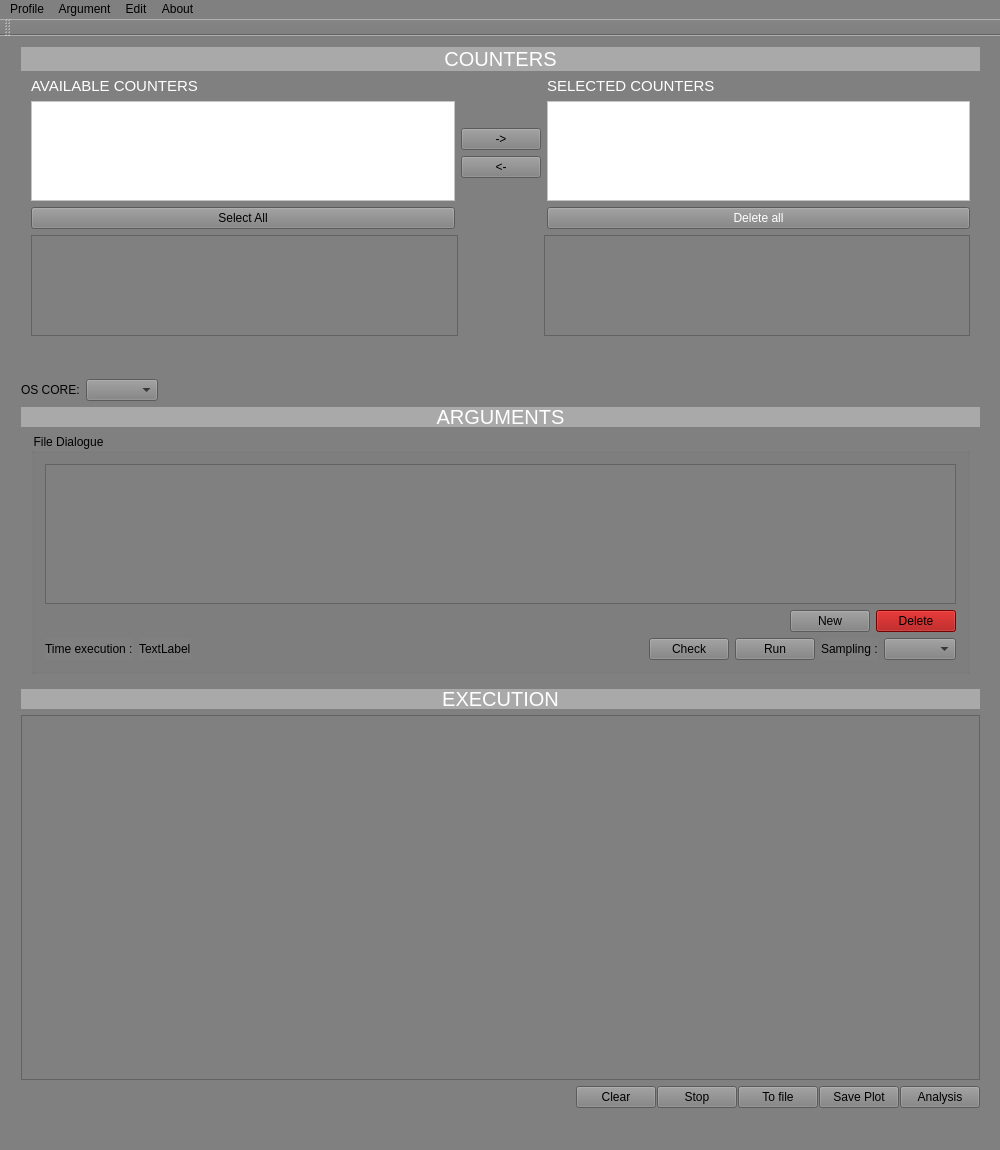
<?xml version="1.0" encoding="UTF-8"?>
<ui version="4.0">
 <class>MainWindow</class>
 <widget class="QMainWindow" name="MainWindow">
  <property name="enabled">
   <bool>true</bool>
  </property>
  <property name="geometry">
   <rect>
    <x>0</x>
    <y>0</y>
    <width>1000</width>
    <height>1150</height>
   </rect>
  </property>
  <property name="minimumSize">
   <size>
    <width>800</width>
    <height>1010</height>
   </size>
  </property>
  <property name="maximumSize">
   <size>
    <width>1000</width>
    <height>1150</height>
   </size>
  </property>
  <property name="windowTitle">
   <string>MainWindow</string>
  </property>
  <property name="styleSheet">
   <string notr="true">background-color:grey</string>
  </property>
  <widget class="QWidget" name="centralWidget">
   <property name="minimumSize">
    <size>
     <width>800</width>
     <height>949</height>
    </size>
   </property>
   <property name="maximumSize">
    <size>
     <width>1000</width>
     <height>1150</height>
    </size>
   </property>
   <widget class="QWidget" name="layoutWidget">
    <property name="geometry">
     <rect>
      <x>10</x>
      <y>0</y>
      <width>981</width>
      <height>331</height>
     </rect>
    </property>
    <layout class="QVBoxLayout" name="verticalLayout_6">
     <property name="spacing">
      <number>0</number>
     </property>
     <property name="sizeConstraint">
      <enum>QLayout::SetDefaultConstraint</enum>
     </property>
     <item>
      <layout class="QVBoxLayout" name="verticalLayout_5">
       <item>
        <layout class="QVBoxLayout" name="verticalLayout_4">
         <item>
          <widget class="QLabel" name="label">
           <property name="styleSheet">
            <string notr="true">color: white;
font: bold large &quot;Time New Roman&quot;; 
font-size: 20px;
background-color:darkgrey;

</string>
           </property>
           <property name="text">
            <string>COUNTERS</string>
           </property>
           <property name="alignment">
            <set>Qt::AlignCenter</set>
           </property>
          </widget>
         </item>
         <item>
          <layout class="QHBoxLayout" name="horizontalLayout">
           <item>
            <spacer name="horizontalSpacer_11">
             <property name="orientation">
              <enum>Qt::Horizontal</enum>
             </property>
             <property name="sizeType">
              <enum>QSizePolicy::Maximum</enum>
             </property>
             <property name="sizeHint" stdset="0">
              <size>
               <width>10</width>
               <height>20</height>
              </size>
             </property>
            </spacer>
           </item>
           <item>
            <layout class="QVBoxLayout" name="verticalLayout_3">
             <item>
              <widget class="QLabel" name="label_2">
               <property name="styleSheet">
                <string notr="true">color:white; font: bold large &quot;Time New Roman&quot;; font-size: 15px;</string>
               </property>
               <property name="text">
                <string>AVAILABLE COUNTERS</string>
               </property>
              </widget>
             </item>
             <item>
              <widget class="QListWidget" name="listWidget_Available">
               <property name="styleSheet">
                <string notr="true">background-color:white;
color: black;
font: bold large &quot;Time New Roman&quot;;
border-width : 5px; 
border-color : black;
</string>
               </property>
              </widget>
             </item>
             <item>
              <widget class="QPushButton" name="pushButton_all">
               <property name="text">
                <string>Select All</string>
               </property>
              </widget>
             </item>
            </layout>
           </item>
           <item>
            <layout class="QVBoxLayout" name="verticalLayout">
             <item>
              <spacer name="verticalSpacer_2">
               <property name="orientation">
                <enum>Qt::Vertical</enum>
               </property>
               <property name="sizeHint" stdset="0">
                <size>
                 <width>20</width>
                 <height>40</height>
                </size>
               </property>
              </spacer>
             </item>
             <item>
              <widget class="QPushButton" name="pushButton_add">
               <property name="text">
                <string>-&gt;</string>
               </property>
              </widget>
             </item>
             <item>
              <widget class="QPushButton" name="pushButton_delete">
               <property name="text">
                <string>&lt;-</string>
               </property>
              </widget>
             </item>
             <item>
              <spacer name="verticalSpacer">
               <property name="orientation">
                <enum>Qt::Vertical</enum>
               </property>
               <property name="sizeHint" stdset="0">
                <size>
                 <width>20</width>
                 <height>40</height>
                </size>
               </property>
              </spacer>
             </item>
            </layout>
           </item>
           <item>
            <layout class="QVBoxLayout" name="verticalLayout_2">
             <item>
              <widget class="QLabel" name="label_3">
               <property name="styleSheet">
                <string notr="true">color:white; font: bold large &quot;Time New Roman&quot;; font-size: 15px;</string>
               </property>
               <property name="text">
                <string>SELECTED COUNTERS</string>
               </property>
              </widget>
             </item>
             <item>
              <widget class="QListWidget" name="listWidget_selected">
               <property name="styleSheet">
                <string notr="true">background-color:white;
color: darkblue;
font: bold large &quot;Time New Roman&quot;;
</string>
               </property>
              </widget>
             </item>
             <item>
              <widget class="QPushButton" name="pushButton_delete_all">
               <property name="styleSheet">
                <string notr="true">color:white; font:  &quot;Time New Roman&quot;; </string>
               </property>
               <property name="text">
                <string>Delete all</string>
               </property>
              </widget>
             </item>
            </layout>
           </item>
           <item>
            <spacer name="horizontalSpacer_5">
             <property name="orientation">
              <enum>Qt::Horizontal</enum>
             </property>
             <property name="sizeType">
              <enum>QSizePolicy::Maximum</enum>
             </property>
             <property name="sizeHint" stdset="0">
              <size>
               <width>10</width>
               <height>20</height>
              </size>
             </property>
            </spacer>
           </item>
          </layout>
         </item>
        </layout>
       </item>
       <item>
        <layout class="QHBoxLayout" name="horizontalLayout_2">
         <item>
          <spacer name="horizontalSpacer_10">
           <property name="orientation">
            <enum>Qt::Horizontal</enum>
           </property>
           <property name="sizeType">
            <enum>QSizePolicy::Maximum</enum>
           </property>
           <property name="sizeHint" stdset="0">
            <size>
             <width>10</width>
             <height>20</height>
            </size>
           </property>
          </spacer>
         </item>
         <item>
          <widget class="QPlainTextEdit" name="plainTextEdit_Available_Counters"/>
         </item>
         <item>
          <spacer name="horizontalSpacer_2">
           <property name="orientation">
            <enum>Qt::Horizontal</enum>
           </property>
           <property name="sizeType">
            <enum>QSizePolicy::Maximum</enum>
           </property>
           <property name="sizeHint" stdset="0">
            <size>
             <width>80</width>
             <height>20</height>
            </size>
           </property>
          </spacer>
         </item>
         <item>
          <widget class="QPlainTextEdit" name="plainTextEdit_Selected_Counters"/>
         </item>
         <item>
          <spacer name="horizontalSpacer_7">
           <property name="orientation">
            <enum>Qt::Horizontal</enum>
           </property>
           <property name="sizeType">
            <enum>QSizePolicy::Maximum</enum>
           </property>
           <property name="sizeHint" stdset="0">
            <size>
             <width>10</width>
             <height>20</height>
            </size>
           </property>
          </spacer>
         </item>
        </layout>
       </item>
      </layout>
     </item>
     <item>
      <spacer name="horizontalSpacer_4">
       <property name="orientation">
        <enum>Qt::Horizontal</enum>
       </property>
       <property name="sizeHint" stdset="0">
        <size>
         <width>40</width>
         <height>20</height>
        </size>
       </property>
      </spacer>
     </item>
     <item>
      <layout class="QHBoxLayout" name="horizontalLayout_6"/>
     </item>
    </layout>
   </widget>
   <widget class="QWidget" name="layoutWidget">
    <property name="geometry">
     <rect>
      <x>10</x>
      <y>332</y>
      <width>981</width>
      <height>337</height>
     </rect>
    </property>
    <layout class="QVBoxLayout" name="verticalLayout_15">
     <item>
      <layout class="QHBoxLayout" name="horizontalLayout_7">
       <item>
        <widget class="QLabel" name="label_6">
         <property name="text">
          <string>OS CORE:</string>
         </property>
        </widget>
       </item>
       <item>
        <widget class="QComboBox" name="comboBox_core"/>
       </item>
       <item>
        <spacer name="horizontalSpacer_14">
         <property name="orientation">
          <enum>Qt::Horizontal</enum>
         </property>
         <property name="sizeHint" stdset="0">
          <size>
           <width>40</width>
           <height>20</height>
          </size>
         </property>
        </spacer>
       </item>
      </layout>
     </item>
     <item>
      <widget class="QLabel" name="label_4">
       <property name="maximumSize">
        <size>
         <width>16777215</width>
         <height>20</height>
        </size>
       </property>
       <property name="styleSheet">
        <string notr="true">color: white;
font: bold large &quot;Time New Roman&quot;; 
font-size: 20px;
background-color:darkgrey;</string>
       </property>
       <property name="text">
        <string>ARGUMENTS</string>
       </property>
       <property name="alignment">
        <set>Qt::AlignCenter</set>
       </property>
      </widget>
     </item>
     <item>
      <layout class="QHBoxLayout" name="horizontalLayout_13">
       <item>
        <spacer name="horizontalSpacer_9">
         <property name="orientation">
          <enum>Qt::Horizontal</enum>
         </property>
         <property name="sizeType">
          <enum>QSizePolicy::Maximum</enum>
         </property>
         <property name="sizeHint" stdset="0">
          <size>
           <width>10</width>
           <height>20</height>
          </size>
         </property>
        </spacer>
       </item>
       <item>
        <widget class="QGroupBox" name="groupBox">
         <property name="title">
          <string>File Dialogue</string>
         </property>
         <layout class="QVBoxLayout" name="verticalLayout_8">
          <item>
           <layout class="QVBoxLayout" name="verticalLayout_7">
            <item>
             <widget class="QTableWidget" name="tableWidget"/>
            </item>
            <item>
             <layout class="QHBoxLayout" name="horizontalLayout_4">
              <item>
               <layout class="QHBoxLayout" name="horizontalLayout_3">
                <item>
                 <spacer name="horizontalSpacer_12">
                  <property name="orientation">
                   <enum>Qt::Horizontal</enum>
                  </property>
                  <property name="sizeHint" stdset="0">
                   <size>
                    <width>40</width>
                    <height>20</height>
                   </size>
                  </property>
                 </spacer>
                </item>
                <item>
                 <widget class="QPushButton" name="pushButton_File_Dialogue_New">
                  <property name="styleSheet">
                   <string notr="true">color:black; font: bold large &quot;Time New Roman&quot;;
</string>
                  </property>
                  <property name="text">
                   <string>New</string>
                  </property>
                 </widget>
                </item>
                <item>
                 <widget class="QPushButton" name="pushButton_File_Dialogue_Delete">
                  <property name="styleSheet">
                   <string notr="true">color:black; font: bold large &quot;Time New Roman&quot;;
background-color: rgb(164, 0, 0);</string>
                  </property>
                  <property name="text">
                   <string>Delete</string>
                  </property>
                 </widget>
                </item>
               </layout>
              </item>
             </layout>
            </item>
           </layout>
          </item>
          <item>
           <spacer name="verticalSpacer_3">
            <property name="orientation">
             <enum>Qt::Vertical</enum>
            </property>
            <property name="sizeHint" stdset="0">
             <size>
              <width>20</width>
              <height>40</height>
             </size>
            </property>
           </spacer>
          </item>
          <item>
           <layout class="QHBoxLayout" name="horizontalLayout_5">
            <item>
             <widget class="QLabel" name="label_8">
              <property name="text">
               <string>Time execution :</string>
              </property>
             </widget>
            </item>
            <item>
             <widget class="QLabel" name="label_time_exec">
              <property name="text">
               <string>TextLabel</string>
              </property>
             </widget>
            </item>
            <item>
             <spacer name="horizontalSpacer_13">
              <property name="orientation">
               <enum>Qt::Horizontal</enum>
              </property>
              <property name="sizeHint" stdset="0">
               <size>
                <width>40</width>
                <height>20</height>
               </size>
              </property>
             </spacer>
            </item>
            <item>
             <widget class="QPushButton" name="pushButton_Arguments_Check">
              <property name="text">
               <string>Check</string>
              </property>
             </widget>
            </item>
            <item>
             <widget class="QPushButton" name="pushButton_Arguments_Run">
              <property name="text">
               <string>Run</string>
              </property>
             </widget>
            </item>
            <item>
             <layout class="QHBoxLayout" name="horizontalLayout_9">
              <item>
               <widget class="QLabel" name="label_7">
                <property name="text">
                 <string>Sampling :</string>
                </property>
               </widget>
              </item>
              <item>
               <widget class="QComboBox" name="comboBox"/>
              </item>
             </layout>
            </item>
           </layout>
          </item>
         </layout>
        </widget>
       </item>
       <item>
        <layout class="QVBoxLayout" name="verticalLayout_9"/>
       </item>
       <item>
        <spacer name="horizontalSpacer">
         <property name="orientation">
          <enum>Qt::Horizontal</enum>
         </property>
         <property name="sizeType">
          <enum>QSizePolicy::Maximum</enum>
         </property>
         <property name="sizeHint" stdset="0">
          <size>
           <width>10</width>
           <height>20</height>
          </size>
         </property>
        </spacer>
       </item>
      </layout>
     </item>
     <item>
      <spacer name="horizontalSpacer_6">
       <property name="orientation">
        <enum>Qt::Horizontal</enum>
       </property>
       <property name="sizeHint" stdset="0">
        <size>
         <width>40</width>
         <height>20</height>
        </size>
       </property>
      </spacer>
     </item>
    </layout>
   </widget>
   <widget class="QWidget" name="layoutWidget">
    <property name="geometry">
     <rect>
      <x>10</x>
      <y>642</y>
      <width>981</width>
      <height>441</height>
     </rect>
    </property>
    <layout class="QVBoxLayout" name="verticalLayout_14">
     <property name="sizeConstraint">
      <enum>QLayout::SetMaximumSize</enum>
     </property>
     <item>
      <widget class="QLabel" name="label_5">
       <property name="maximumSize">
        <size>
         <width>16777215</width>
         <height>20</height>
        </size>
       </property>
       <property name="styleSheet">
        <string notr="true">color: white;
font: bold large &quot;Time New Roman&quot;; 
font-size: 20px;
background-color:darkgrey;
</string>
       </property>
       <property name="text">
        <string>EXECUTION</string>
       </property>
       <property name="alignment">
        <set>Qt::AlignCenter</set>
       </property>
      </widget>
     </item>
     <item>
      <layout class="QHBoxLayout" name="horizontalLayout_10">
       <item>
        <spacer name="horizontalSpacer_8">
         <property name="orientation">
          <enum>Qt::Horizontal</enum>
         </property>
         <property name="sizeType">
          <enum>QSizePolicy::Maximum</enum>
         </property>
         <property name="sizeHint" stdset="0">
          <size>
           <width>10</width>
           <height>20</height>
          </size>
         </property>
        </spacer>
       </item>
       <item>
        <layout class="QVBoxLayout" name="verticalLayout_12">
         <item>
          <widget class="QTableWidget" name="tableWidget_2"/>
         </item>
         <item>
          <layout class="QHBoxLayout" name="horizontalLayout_8">
           <property name="spacing">
            <number>1</number>
           </property>
           <property name="sizeConstraint">
            <enum>QLayout::SetFixedSize</enum>
           </property>
           <item>
            <spacer name="horizontalSpacer_15">
             <property name="orientation">
              <enum>Qt::Horizontal</enum>
             </property>
             <property name="sizeType">
              <enum>QSizePolicy::Maximum</enum>
             </property>
             <property name="sizeHint" stdset="0">
              <size>
               <width>8000</width>
               <height>1</height>
              </size>
             </property>
            </spacer>
           </item>
           <item>
            <widget class="QPushButton" name="pushButton_Plot_Clear">
             <property name="text">
              <string>Clear</string>
             </property>
            </widget>
           </item>
           <item>
            <widget class="QPushButton" name="pushButton_Plot_Stop">
             <property name="text">
              <string>Stop</string>
             </property>
            </widget>
           </item>
           <item>
            <widget class="QPushButton" name="pushButton_Plot_To_File">
             <property name="text">
              <string>To file</string>
             </property>
            </widget>
           </item>
           <item>
            <widget class="QPushButton" name="pushButton_savePlot">
             <property name="text">
              <string>Save Plot</string>
             </property>
            </widget>
           </item>
           <item>
            <widget class="QPushButton" name="pushButton_Plot_Analysis">
             <property name="text">
              <string>Analysis</string>
             </property>
            </widget>
           </item>
          </layout>
         </item>
        </layout>
       </item>
       <item>
        <spacer name="horizontalSpacer_3">
         <property name="orientation">
          <enum>Qt::Horizontal</enum>
         </property>
         <property name="sizeType">
          <enum>QSizePolicy::Maximum</enum>
         </property>
         <property name="sizeHint" stdset="0">
          <size>
           <width>10</width>
           <height>5</height>
          </size>
         </property>
        </spacer>
       </item>
      </layout>
     </item>
    </layout>
   </widget>
   <widget class="QCustomPlot" name="widget" native="true">
    <property name="enabled">
     <bool>true</bool>
    </property>
    <property name="geometry">
     <rect>
      <x>1040</x>
      <y>700</y>
      <width>20</width>
      <height>20</height>
     </rect>
    </property>
   </widget>
  </widget>
  <widget class="QMenuBar" name="menuBar">
   <property name="geometry">
    <rect>
     <x>0</x>
     <y>0</y>
     <width>1000</width>
     <height>22</height>
    </rect>
   </property>
   <widget class="QMenu" name="menuEdit">
    <property name="title">
     <string>Profile</string>
    </property>
    <addaction name="actionOpen_profil"/>
    <addaction name="actionSave_Profil"/>
    <addaction name="actionDelete_profil"/>
    <addaction name="separator"/>
    <addaction name="actionExit"/>
   </widget>
   <widget class="QMenu" name="menuEdit_2">
    <property name="title">
     <string>Edit</string>
    </property>
    <addaction name="actionCopy"/>
    <addaction name="actionPaste"/>
    <addaction name="actionCut"/>
    <addaction name="separator"/>
    <addaction name="actionUndo"/>
    <addaction name="actionRedo"/>
   </widget>
   <widget class="QMenu" name="menuAbout">
    <property name="title">
     <string>About</string>
    </property>
    <addaction name="actionAbout"/>
   </widget>
   <widget class="QMenu" name="menuArgument">
    <property name="title">
     <string>Argument</string>
    </property>
    <addaction name="actionOpen_Argument"/>
    <addaction name="actionSave_Argument"/>
    <addaction name="actionDelete_Argument"/>
   </widget>
   <addaction name="menuEdit"/>
   <addaction name="menuArgument"/>
   <addaction name="menuEdit_2"/>
   <addaction name="menuAbout"/>
  </widget>
  <widget class="QToolBar" name="mainToolBar">
   <attribute name="toolBarArea">
    <enum>TopToolBarArea</enum>
   </attribute>
   <attribute name="toolBarBreak">
    <bool>false</bool>
   </attribute>
  </widget>
  <widget class="QStatusBar" name="statusBar"/>
  <action name="actionDelete_profil">
   <property name="icon">
    <iconset resource="resources.qrc">
     <normaloff>:/rec/Img/delete.png</normaloff>:/rec/Img/delete.png</iconset>
   </property>
   <property name="text">
    <string>Delete profile</string>
   </property>
  </action>
  <action name="actionSave_Profil">
   <property name="icon">
    <iconset resource="resources.qrc">
     <normaloff>:/rec/Img/save_as.png</normaloff>:/rec/Img/save_as.png</iconset>
   </property>
   <property name="text">
    <string>Save profile</string>
   </property>
  </action>
  <action name="actionOpen_profil">
   <property name="icon">
    <iconset resource="resources.qrc">
     <normaloff>:/rec/Img/open.png</normaloff>:/rec/Img/open.png</iconset>
   </property>
   <property name="text">
    <string>Open profile</string>
   </property>
  </action>
  <action name="actionCopy">
   <property name="icon">
    <iconset resource="resources.qrc">
     <normaloff>:/rec/Img/copy.png</normaloff>:/rec/Img/copy.png</iconset>
   </property>
   <property name="text">
    <string>Copy</string>
   </property>
  </action>
  <action name="actionPaste">
   <property name="icon">
    <iconset resource="resources.qrc">
     <normaloff>:/rec/Img/paste.png</normaloff>:/rec/Img/paste.png</iconset>
   </property>
   <property name="text">
    <string>Paste</string>
   </property>
  </action>
  <action name="actionCut">
   <property name="icon">
    <iconset resource="resources.qrc">
     <normaloff>:/rec/Img/cut.png</normaloff>:/rec/Img/cut.png</iconset>
   </property>
   <property name="text">
    <string>Cut</string>
   </property>
  </action>
  <action name="actionUndo">
   <property name="icon">
    <iconset resource="resources.qrc">
     <normaloff>:/rec/Img/undo.png</normaloff>:/rec/Img/undo.png</iconset>
   </property>
   <property name="text">
    <string>Undo</string>
   </property>
  </action>
  <action name="actionRedo">
   <property name="icon">
    <iconset resource="resources.qrc">
     <normaloff>:/rec/Img/redo.png</normaloff>:/rec/Img/redo.png</iconset>
   </property>
   <property name="text">
    <string>Redo</string>
   </property>
  </action>
  <action name="actionAbout">
   <property name="icon">
    <iconset resource="resources.qrc">
     <normaloff>:/rec/Img/about.jpeg</normaloff>:/rec/Img/about.jpeg</iconset>
   </property>
   <property name="text">
    <string>About</string>
   </property>
  </action>
  <action name="actionExit">
   <property name="icon">
    <iconset resource="resources.qrc">
     <normaloff>:/rec/Img/close.png</normaloff>:/rec/Img/close.png</iconset>
   </property>
   <property name="text">
    <string>Exit</string>
   </property>
  </action>
  <action name="actionOpen_Argument">
   <property name="icon">
    <iconset resource="resources.qrc">
     <normaloff>:/rec/Img/open.png</normaloff>:/rec/Img/open.png</iconset>
   </property>
   <property name="text">
    <string>Open Argument</string>
   </property>
  </action>
  <action name="actionSave_Argument">
   <property name="icon">
    <iconset resource="resources.qrc">
     <normaloff>:/rec/Img/save_as.png</normaloff>:/rec/Img/save_as.png</iconset>
   </property>
   <property name="text">
    <string>Save Argument</string>
   </property>
  </action>
  <action name="actionDelete_Argument">
   <property name="icon">
    <iconset resource="resources.qrc">
     <normaloff>:/rec/Img/delete.png</normaloff>:/rec/Img/delete.png</iconset>
   </property>
   <property name="text">
    <string>Delete Argument</string>
   </property>
  </action>
 </widget>
 <layoutdefault spacing="6" margin="11"/>
 <customwidgets>
  <customwidget>
   <class>QCustomPlot</class>
   <extends>QWidget</extends>
   <header location="global">qcustomplot.h</header>
   <container>1</container>
  </customwidget>
 </customwidgets>
 <resources>
  <include location="resources.qrc"/>
 </resources>
 <connections/>
</ui>
